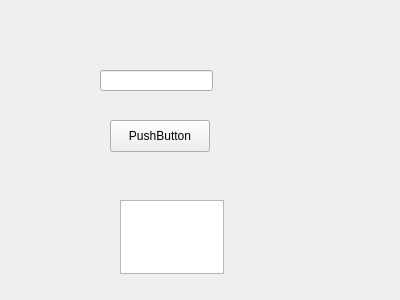
<?xml version="1.0" encoding="UTF-8"?>
<ui version="4.0">
 <class>Form</class>
 <widget class="QWidget" name="Form">
  <property name="geometry">
   <rect>
    <x>0</x>
    <y>0</y>
    <width>400</width>
    <height>300</height>
   </rect>
  </property>
  <property name="windowTitle">
   <string>Form</string>
  </property>
  <widget class="QLineEdit" name="lineEdit">
   <property name="geometry">
    <rect>
     <x>100</x>
     <y>70</y>
     <width>113</width>
     <height>21</height>
    </rect>
   </property>
  </widget>
  <widget class="QPushButton" name="pushButton">
   <property name="geometry">
    <rect>
     <x>110</x>
     <y>120</y>
     <width>100</width>
     <height>32</height>
    </rect>
   </property>
   <property name="text">
    <string>PushButton</string>
   </property>
  </widget>
  <widget class="QTextEdit" name="textEdit">
   <property name="geometry">
    <rect>
     <x>120</x>
     <y>200</y>
     <width>104</width>
     <height>74</height>
    </rect>
   </property>
  </widget>
 </widget>
 <resources/>
 <connections/>
</ui>
